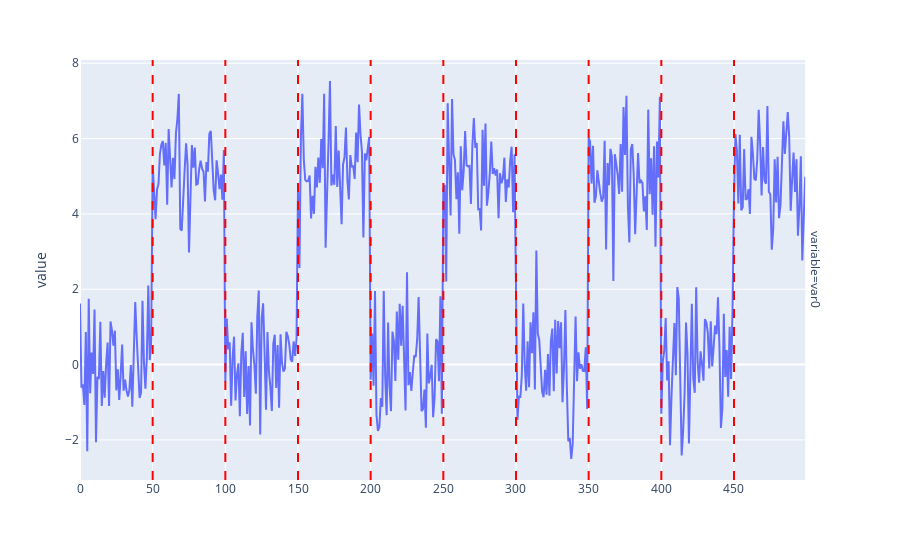

Write notebook code for a chart like this one.
### Code cell
from skchange.datasets import generate_alternating_data
from utils import plot_multivariate_time_series, add_changepoint_vlines

from skchange.change_detectors import MovingWindow

df = generate_alternating_data(n_segments=10, segment_length=50, mean=5, random_state=1)

detector = MovingWindow(bandwidth=15)
cpts = detector.fit_predict(df)

cpt_fig = plot_multivariate_time_series(df)
cpt_fig = add_changepoint_vlines(cpt_fig, cpts)
cpt_fig.update_layout(
    showlegend=False, xaxis_title=None
)
cpt_fig.show()

### Figure 1 — Plotly figure (JSON) as saved in the notebook; plotly's stock layout.template omitted (floating-point values rounded to 4 significant figures; data arrays with more than 128 entries replaced by an {"elided": "..."} marker saying what was removed)
{"data": [{"hovertemplate": "variable=var0<br>index=%{x}<br>value=%{y}<extra></extra>", "legendgroup": "", "line": {"color": "#636efa", "dash": "solid"}, "marker": {"symbol": "circle"}, "mode": "lines", "name": "", "orientation": "v", "showlegend": false, "type": "scatter", "x": {"elided": "500 int values"}, "xaxis": "x", "y": {"elided": "500 float values"}, "yaxis": "y"}], "layout": {"annotations": [{"showarrow": false, "text": "variable=var0", "textangle": 90, "x": 0.98, "xanchor": "left", "xref": "paper", "y": 0.5, "yanchor": "middle", "yref": "paper"}], "legend": {"tracegroupgap": 0}, "margin": {"t": 60}, "shapes": [{"line": {"color": "red", "dash": "dash"}, "type": "line", "x0": 50, "x1": 50, "xref": "x", "y0": 0, "y1": 1, "yref": "y domain"}, {"line": {"color": "red", "dash": "dash"}, "type": "line", "x0": 100, "x1": 100, "xref": "x", "y0": 0, "y1": 1, "yref": "y domain"}, {"line": {"color": "red", "dash": "dash"}, "type": "line", "x0": 150, "x1": 150, "xref": "x", "y0": 0, "y1": 1, "yref": "y domain"}, {"line": {"color": "red", "dash": "dash"}, "type": "line", "x0": 200, "x1": 200, "xref": "x", "y0": 0, "y1": 1, "yref": "y domain"}, {"line": {"color": "red", "dash": "dash"}, "type": "line", "x0": 250, "x1": 250, "xref": "x", "y0": 0, "y1": 1, "yref": "y domain"}, {"line": {"color": "red", "dash": "dash"}, "type": "line", "x0": 300, "x1": 300, "xref": "x", "y0": 0, "y1": 1, "yref": "y domain"}, {"line": {"color": "red", "dash": "dash"}, "type": "line", "x0": 350, "x1": 350, "xref": "x", "y0": 0, "y1": 1, "yref": "y domain"}, {"line": {"color": "red", "dash": "dash"}, "type": "line", "x0": 400, "x1": 400, "xref": "x", "y0": 0, "y1": 1, "yref": "y domain"}, {"line": {"color": "red", "dash": "dash"}, "type": "line", "x0": 450, "x1": 450, "xref": "x", "y0": 0, "y1": 1, "yref": "y domain"}], "showlegend": false, "xaxis": {"anchor": "y", "domain": [0, 0.98], "title": {}}, "yaxis": {"anchor": "x", "domain": [0, 1], "title": {"text": "value"}}}}
